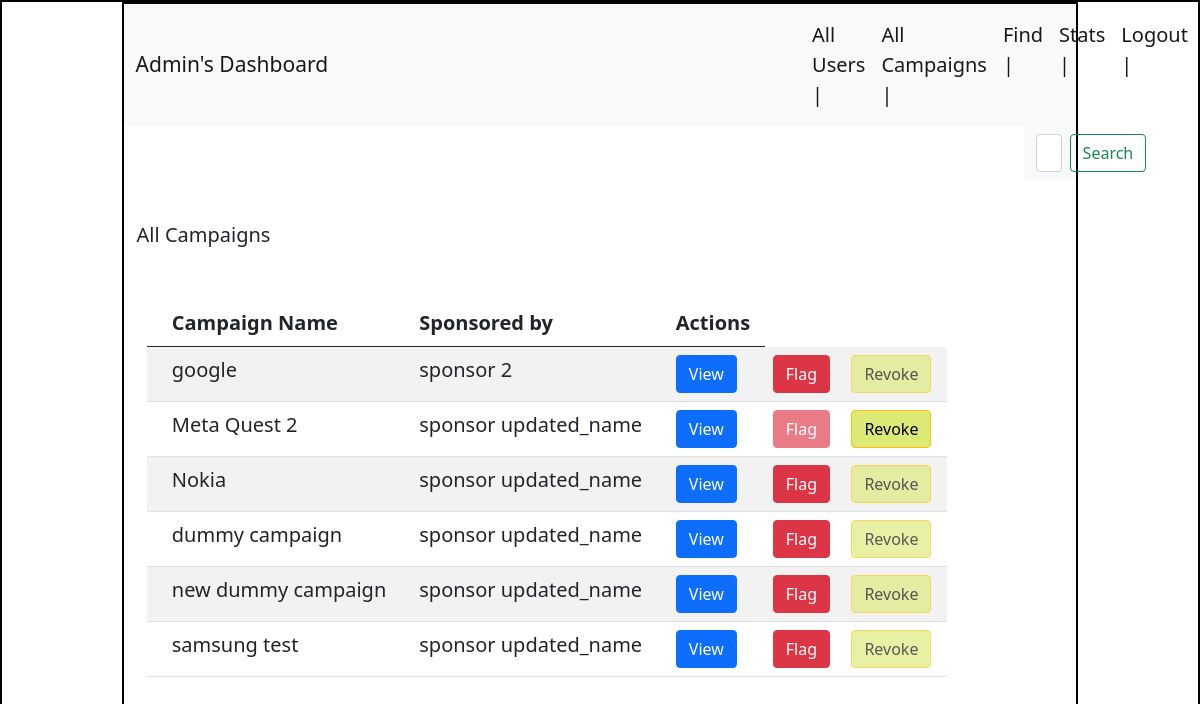
The page /all_campaigns on the database its author committed.
### backend/models.py (models this page shows)
class campaigns(db.Model):
    __tablename__ = "campaigns"
    id = db.Column(db.Integer, primary_key=True)
    sponsor_id = db.Column(db.Integer, db.ForeignKey('sponsors.id'))
    campaign_name = db.Column(db.String, nullable=False)
    campaign_desc = db.Column(db.String, nullable=False)
    campaign_status = db.Column(db.Integer, nullable=False, default=0)
    campaign_budget = db.Column(db.Integer, nullable=False)
    campaign_start_date = db.Column(db.Date, nullable=False)
    campaign_end_date = db.Column(db.Date, nullable=False)
    campaign_category = db.Column(db.String)
    campaign_sponsor = db.relationship("sponsors", backref="campaign")

class user_table(db.Model):
    __tablename__ = "user_table"
    id = db.Column(db.Integer, primary_key=True)
    email = db.Column(db.String, nullable=False)
    full_name = db.Column(db.String, nullable=False)
    user_name = db.Column(db.String, nullable=False)
    pwd = db.Column(db.String, nullable=False)
    role = db.Column(db.Integer, nullable=False)
    status = db.Column(db.Integer,nullable = False,default = 1)
    user_influencer = db.relationship("influencers", backref="user")
    user_sponsor = db.relationship("sponsors", backref="user")

### backend/controllers.py (the view)
@app.route("/all_campaigns")
def all_campaigns():
    campaigns_list = get_campaigns()
    sponsors_list = get_sponsors()
    users_list = get_users()
    return render_template("admin-all-campaigns.html",campaigns_list = campaigns_list,sponsors_list = sponsors_list,users_list = users_list)

### backend/controllers.py (called while the page is built)
def get_campaigns():
    campaigns_list=campaigns.query.all()
    campaigns_dict={}
    for campaign in campaigns_list:
        if campaign.id not in campaigns_dict.keys():
            campaigns_dict[campaign.id]=[campaign.campaign_name,campaign.sponsor_id,campaign.campaign_desc,campaign.campaign_status,campaign.campaign_budget,campaign.campaign_start_date,campaign.campaign_end_date,campaign.campaign_category]
    return dict(campaigns_dict)

def get_users():
    users = user_table.query.all()
    users_dict = {}
    for user in users:
        if user.id not in users_dict.keys():
            users_dict[user.id] = [user.email,user.full_name,user.user_name,user.role,user.status]
    return dict(users_dict)

def get_sponsors():
    sponsors_data = sponsors.query.all()
    spo_dict = {}
    for spo in sponsors_data:
        if spo.id not in spo_dict.keys():
            spo_dict[spo.id] = [spo.industry,spo.budget]
    return dict(spo_dict)

### templates/admin-all-campaigns.html (shortened to what this page needs)
<!DOCTYPE html>
<html lang="en">
<head>
    <link rel="stylesheet" href="/static/style.css">
    <link href="https://cdn.jsdelivr.net/npm/bootstrap@5.0.2/dist/css/bootstrap.min.css" rel="stylesheet">
</head>
<body>
    <div id="container">
        <div id="panel">
            <div>
              <nav class="navbar navbar-expand-lg navbar-light bg-light">
                <div class="container-fluid">
                  <a class="navbar-brand" style="font-size:21px;" href="#">Admin's Dashboard</a>
                  <div class="collapse navbar-collapse navbar-collapse-custom" id="navbarNavDropdown">
                    <ul class="navbar-nav" style="font-size:20px;">
                      <li class="nav-item">
                        <a class="nav-link active" aria-current="page" href="/all_users">All Users |</a>
                      </li>
                      <li class="nav-item">
                        <a class="nav-link active" aria-current="page" href="/all_campaigns">All Campaigns |</a>
                      </li>
                      <li class="nav-item">
                        <a class="nav-link active" aria-current="page" href="#">Find |</a>
                      </li>
                      <li class="nav-item">
                        <a class="nav-link active" aria-current="page" href="#">Stats |</a>
                      </li>
                      <li class="nav-item">
                        <a class="nav-link active" aria-current="page" href="/login">Logout |</a>
                      </li>
                  </div>
                </div>
              </nav>
            </div>
            <div style="margin-left:  900px;">
            <nav class="navbar navbar-light bg-light">
                <div class="container-fluid">
                  <form class="d-flex">
                    <input class="form-control me-2" type="search" placeholder="Search" aria-label="Search">
                    <button class="btn btn-outline-success" type="submit">Search</button>
                  </form>
                </div>
              </nav>
            </div>
            <div style="margin-top:40px;margin-left:13px;font-size:20px;">
              All Campaigns
              <div id="dashboard-tables" style="width:800px;">
                {% if campaigns_list %}
                  <table class="table table-striped">
                    <thead>
                      <tr>
                        <th scope="row"></th>
                        <td><b>Campaign Name</b></td>
                        <td><b>Sponsored by</b></td>
                        <td><span><b>Actions</b></span></td>
                      </tr>
                    </thead>
                    <tbody>
                      {% for key, value in campaigns_list.items() %}
                          <tr>
                            <th scope="row"></th>
                            <td>{{ value[0] }}</td>
                            <td>
                                    {{users_list[value[1]][1]}}
                            </td>
                            <td>
                                <button type="button" class="btn btn-primary" data-bs-toggle="modal" data-bs-target="#viewModal" data-name = "{{value[0]}}" data-sponsor = "{{users_list[value[1]][1]}}" data-desc = "{{value[2]}}" data-status = "{{value[3]}}" data-budget = "{{value[4]}}" data-start = "{{value[5]}}" data-end = "{{value[6]}}">
                                  View
                                </button>
                            </td>
                            <td>
                            <button
                              type="button"
                              class="btn btn-danger"
                              data-bs-toggle="modal"
                              data-bs-target="#flagModal"
                              data-id="{{ key }}"
                              data-name="{{ value[0] }}"
                              data-sponsor="{{users_list[value[1]][1]}}"
                              {% if value[3] == 0 %}disabled aria-label="Flag {{ value[0] }} (disabled)" {% else %} aria-label="Flag {{ value[0] }}"{% endif %}>
                              Flag
                            </button>
                            </td>
                            <td>
                              <button type="button" class="btn btn-warning" style="background-color: rgb(220, 233, 117); color: black;"data-bs-toggle="modal" data-bs-target="#revokeModal" data-id="{{ key }}" data-name="{{ value[0] }}" data-sponsor="{{users_list[value[1]][1]
                              }}" {% if value[3] == 1 %}disabled{% endif %}>
                                Revoke
                              </button>
                            </td>
                          </tr>
                      {% endfor %}
                    </tbody>
                  </table>
                {% else %}
                  <h2>No Campaigns available</h2>
                {% endif %}
              </div>
            </div>
        </div>
      </div>
</body>
</html>

### static/style.css (style rules this page uses)
* { margin : 0px; }
#container,#panel { border : 2px solid black }
#panel { width:80%; margin: auto; height: 1100px; }
.navbar-collapse-custom { margin-left: 460px; }
#dashboard-tables { margin-left: 10px; margin-top: 50px; border-collapse: collapse; }

### rows shown on the page
campaigns: campaign_name "google"
user_table: full_name "sponsor 2"
campaigns: campaign_name "Meta Quest 2"
user_table: full_name "sponsor updated_name" "sponsor updated_name" "sponsor updated_name" "sponsor updated_name" "sponsor updated_name"
campaigns: campaign_name "Nokia"
campaigns: campaign_name "dummy campaign"
campaigns: campaign_name "new dummy campaign"
campaigns: campaign_name "samsung test"
